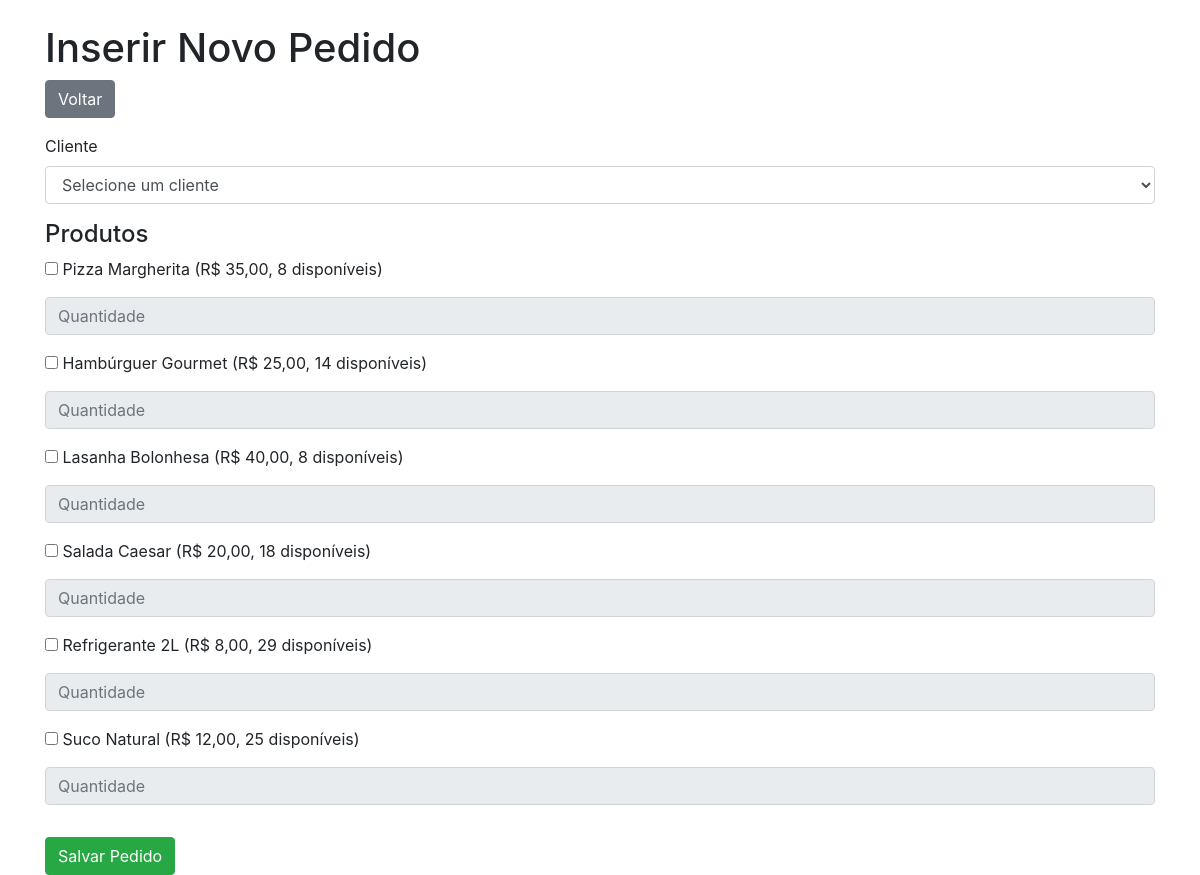
The page /pedidos/inserir.php on the database its author committed.
### tables this page shows
CREATE TABLE `produtos` (
  `id_produto` int(11) NOT NULL,
  `nome_produto` varchar(100) NOT NULL,
  `descricao` text DEFAULT NULL,
  `preco` decimal(10,2) NOT NULL,
  `estoque` int(11) NOT NULL,
  `data_cadastro` timestamp NOT NULL DEFAULT current_timestamp()
);

### pedidos/inserir.php (the view, shortened to what this page needs)
<?php
require_once '../conexao.php';
$produtos = $pdo->query("SELECT id_produto, nome_produto, preco, estoque FROM produtos")->fetchAll(PDO::FETCH_ASSOC);
?>
<!DOCTYPE html>
<html lang="pt-BR">
<head>
    <link rel="stylesheet" href="https://stackpath.bootstrapcdn.com/bootstrap/4.5.2/css/bootstrap.min.css">
</head>
<body>
<div class="container mt-4">
    <h1>Inserir Novo Pedido</h1>
    <a href="listar.php" class="btn btn-secondary mb-3">
        <i class="fas fa-arrow-left"></i> Voltar
    </a>
    <form method="POST">
        <div class="form-group">
            <label for="id_cliente">Cliente</label>
            <select name="id_cliente" id="id_cliente" class="form-control" required>
                <option value="">Selecione um cliente</option>
            </select>
        </div>
        <div id="produtos-container">
            <h4>Produtos</h4>
            <?php foreach ($produtos as $produto): ?>
                <div class="form-group">
                    <label>
                        <input type="checkbox" name="produtos[]" value="<?= $produto['id_produto'] ?>">
                        <?= htmlspecialchars($produto['nome_produto']) ?>
                        (R$ <?= number_format($produto['preco'], 2, ',', '.') ?>,
                        <?= $produto['estoque'] ?> disponíveis)
                    </label>
                    <input type="number" name="quantidades[]" class="form-control mt-2" placeholder="Quantidade" min="1" max="<?= $produto['estoque'] ?>" disabled>
                </div>
            <?php endforeach; ?>
        </div>
        <button type="submit" class="btn btn-success mt-3">Salvar Pedido</button>
    </form>
</div>
</body>
</html>

### rows shown on the page
produtos: nome_produto "Pizza Margherita", preco "35,00", estoque "8"
produtos: nome_produto "Hambúrguer Gourmet", preco "25,00", estoque "14"
produtos: nome_produto "Lasanha Bolonhesa", preco "40,00", estoque "8"
produtos: nome_produto "Salada Caesar", preco "20,00", estoque "18"
produtos: nome_produto "Refrigerante 2L", preco "8,00", estoque "29"
produtos: nome_produto "Suco Natural", preco "12,00", estoque "25"
